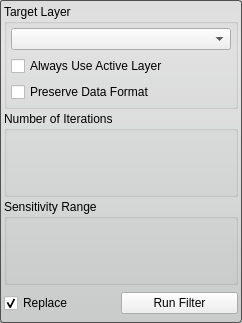
<?xml version="1.0" encoding="UTF-8"?>
<ui version="4.0">
 <class>CurvatureAnisotropicDiffusionFilterInterface</class>
 <widget class="QWidget" name="CurvatureAnisotropicDiffusionFilterInterface">
  <property name="geometry">
   <rect>
    <x>0</x>
    <y>0</y>
    <width>242</width>
    <height>323</height>
   </rect>
  </property>
  <property name="sizePolicy">
   <sizepolicy hsizetype="MinimumExpanding" vsizetype="MinimumExpanding">
    <horstretch>0</horstretch>
    <verstretch>0</verstretch>
   </sizepolicy>
  </property>
  <property name="minimumSize">
   <size>
    <width>213</width>
    <height>306</height>
   </size>
  </property>
  <property name="baseSize">
   <size>
    <width>650</width>
    <height>0</height>
   </size>
  </property>
  <property name="windowTitle">
   <string>Anisotropic Diffusion Filter</string>
  </property>
  <property name="styleSheet">
   <string notr="true">QWidget#CurvatureAnisotropicDiffusionFilterInterface{
	border-radius: 3px;
	border: 1px solid rgb(80, 80,80);
	background-color: qlineargradient(spread:pad, x1:0.5, y1:0, x2:0.5, y2:0.960227, stop:0 rgba(221, 221, 221, 255), stop:0.155779 rgba(228, 228, 228, 255), stop:1 rgba(202, 204, 204, 255));      
}</string>
  </property>
  <layout class="QVBoxLayout" name="verticalLayout">
   <property name="spacing">
    <number>2</number>
   </property>
   <property name="margin">
    <number>4</number>
   </property>
   <item>
    <layout class="QHBoxLayout" name="horizontalLayout_6">
     <item>
      <widget class="QGroupBox" name="target_groupbox_">
       <property name="title">
        <string>Target Layer</string>
       </property>
       <layout class="QVBoxLayout" name="verticalLayout_4">
        <property name="margin">
         <number>4</number>
        </property>
        <item>
         <widget class="QComboBox" name="target_layer_"/>
        </item>
        <item>
         <widget class="QCheckBox" name="use_active_layer_">
          <property name="text">
           <string>Always Use Active Layer</string>
          </property>
         </widget>
        </item>
        <item>
         <widget class="QCheckBox" name="preserve_data_format_">
          <property name="text">
           <string>Preserve Data Format</string>
          </property>
         </widget>
        </item>
       </layout>
      </widget>
     </item>
    </layout>
   </item>
   <item>
    <layout class="QHBoxLayout" name="iterationsHLayout_top">
     <item>
      <widget class="QGroupBox" name="groupBox">
       <property name="title">
        <string>Number of Iterations</string>
       </property>
       <layout class="QHBoxLayout" name="horizontalLayout_2">
        <property name="margin">
         <number>4</number>
        </property>
        <item>
         <layout class="QHBoxLayout" name="iterationsHLayout_bottom"/>
        </item>
       </layout>
      </widget>
     </item>
    </layout>
   </item>
   <item>
    <layout class="QHBoxLayout" name="sensitivityHLayout">
     <item>
      <widget class="QGroupBox" name="groupBox_2">
       <property name="title">
        <string>Sensitivity Range</string>
       </property>
       <layout class="QHBoxLayout" name="horizontalLayout_3">
        <property name="margin">
         <number>4</number>
        </property>
        <item>
         <layout class="QHBoxLayout" name="sensitivityHLayout_bottom"/>
        </item>
       </layout>
      </widget>
     </item>
    </layout>
   </item>
   <item>
    <widget class="QWidget" name="replaceRunWidget" native="true">
     <property name="minimumSize">
      <size>
       <width>0</width>
       <height>32</height>
      </size>
     </property>
     <property name="maximumSize">
      <size>
       <width>16777215</width>
       <height>32</height>
      </size>
     </property>
     <layout class="QHBoxLayout" name="horizontalLayout" stretch="1,1">
      <property name="spacing">
       <number>0</number>
      </property>
      <property name="margin">
       <number>0</number>
      </property>
      <item>
       <widget class="QCheckBox" name="replaceCheckBox">
        <property name="text">
         <string>Replace</string>
        </property>
        <property name="checked">
         <bool>true</bool>
        </property>
       </widget>
      </item>
      <item>
       <widget class="QPushButton" name="runFilterButton">
        <property name="text">
         <string>Run Filter</string>
        </property>
       </widget>
      </item>
     </layout>
    </widget>
   </item>
  </layout>
 </widget>
 <resources/>
 <connections/>
</ui>
